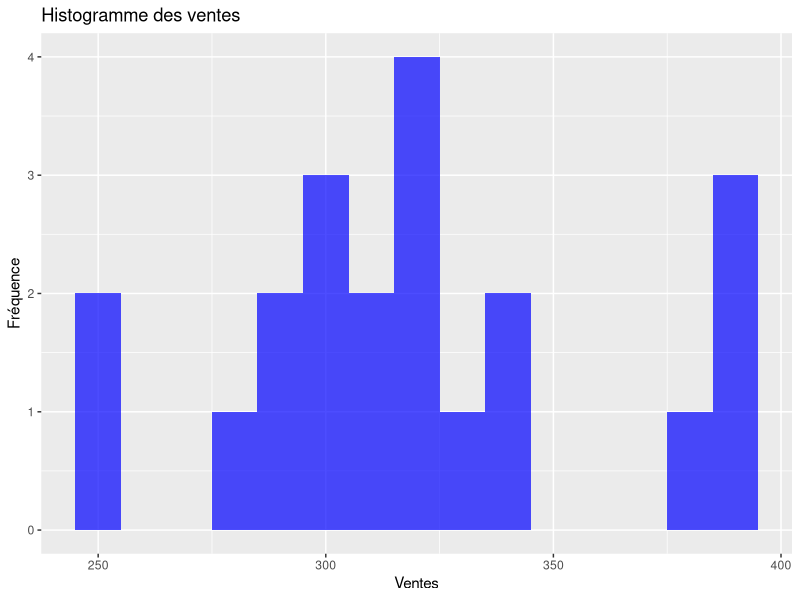
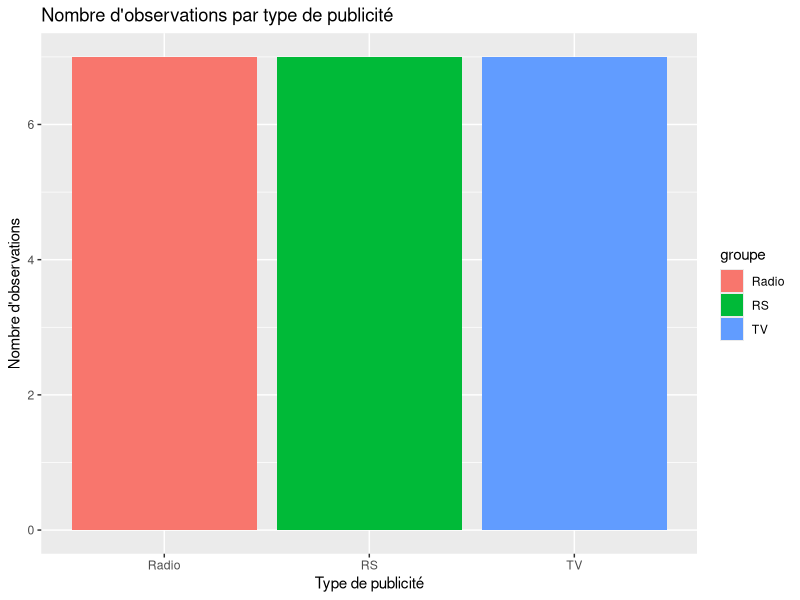
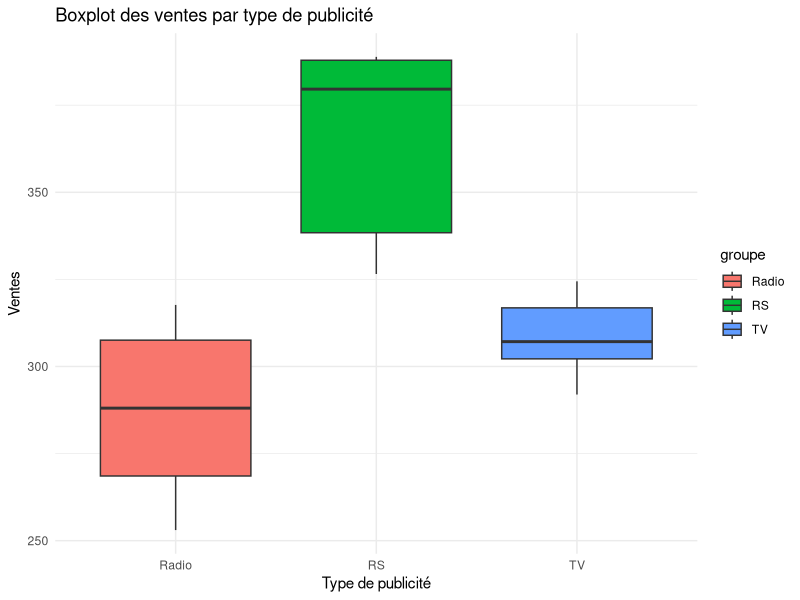

Generate these figures, in order, with R:
# Création des données
publicite_tv <- c(291.94, 324.45, 304.17, 319.53, 307.13, 314.13, 300.21)
publicite_radio <- c(315.72, 282.54, 288.04, 317.66, 253.04, 254.59, 299.39)
publicite_rs <- c(326.54, 388.87, 341.73, 335.05, 388.46, 379.61, 387.35)

# Combinaison des données dans un data frame
donnees <- data.frame(
  vente = c(publicite_tv, publicite_radio, publicite_rs),
  groupe = factor(rep(c("TV", "Radio", "RS"), each = 7))
)

View(donnees)

# Réalisation de l'ANOVA
resultats_anova <- aov(vente ~ groupe, data = donnees)

# Affichage du tableau de l'ANOVA
summary(resultats_anova)


# Test de Bartlett pour l'égalité des variances
test_bartlett <- bartlett.test(vente ~ groupe, data = donnees)

# Affichage des résultats du test de Bartlett
print(test_bartlett)




# Test de normalité de Shapiro-Wilk pour chaque groupe
test_normalite_tv <- shapiro.test(publicite_tv)
test_normalite_radio <- shapiro.test(publicite_radio)
test_normalite_rs <- shapiro.test(publicite_rs)

# Affichage des résultats des tests de normalité
print(test_normalite_tv)
print(test_normalite_radio)
print(test_normalite_rs)


# ANOVA dans la pratique
# Étape 0: Installation et chargement des packages nécessaires
if (!require(ggplot2)) install.packages("ggplot2")
if (!require(dplyr)) install.packages("dplyr")

library(ggplot2)
library(dplyr)

# Étape 1: Nettoyage des données et analyse univariée
publicite_tv <- c(291.94, 324.45, 304.17, 319.53, 307.13, 314.13, 300.21)
publicite_radio <- c(315.72, 282.54, 288.04, 317.66, 253.04, 254.59, 299.39)
publicite_rs <- c(326.54, 388.87, 341.73, 335.05, 388.46, 379.61, 387.35)

# Combinaison des données dans un data frame
donnees <- data.frame(
  vente = c(publicite_tv, publicite_radio, publicite_rs),
  groupe = factor(rep(c("TV", "Radio", "RS"), each = 7))
)

# Analyse univariée (ici, simple résumé statistique pour chaque groupe)
summary(donnees$vente)
summary(donnees$groupe)



# Histogramme des ventes
ggplot(donnees, aes(x = vente)) +
  geom_histogram(binwidth = 10, fill = "blue", alpha = 0.7) +
  labs(title = "Histogramme des ventes", 
       x = "Ventes", 
       y = "Fréquence")

# Diagramme en barres pour la variable qualitative (groupe de publicité)
ggplot(donnees, aes(x = groupe, fill = groupe)) +
  geom_bar() +
  labs(title = "Nombre d'observations par type de publicité", 
       x = "Type de publicité", 
       y = "Nombre d'observations")





# Étape 2: Création d'un boxplot bivarié
ggplot(donnees, aes(x = groupe, y = vente, fill = groupe)) +
  geom_boxplot() +
  theme_minimal() +
  labs(title = "Boxplot des ventes par type de publicité", 
       x = "Type de publicité", 
       y = "Ventes")

# Étape 3: Réalisation de l'ANOVA et analyse du résumé
resultats_anova <- aov(vente ~ groupe, data = donnees)
summary(resultats_anova)

# Étape 4: Validation de l'ANOVA avec des tests statistiques de normalité et d'égalité de variances
# Test de normalité de Shapiro-Wilk pour chaque groupe
test_normalite_tv <- shapiro.test(donnees$vente[donnees$groupe == "TV"])
test_normalite_radio <- shapiro.test(donnees$vente[donnees$groupe == "Radio"])
test_normalite_rs <- shapiro.test(donnees$vente[donnees$groupe == "RS"])

# Affichage des résultats des tests de normalité
print(test_normalite_tv)
print(test_normalite_radio)
print(test_normalite_rs)

# Test de Bartlett pour l'égalité des variances
test_bartlett <- bartlett.test(vente ~ groupe, data = donnees)
print(test_bartlett)

# Effectuer le test de Tukey
tukey_results <- TukeyHSD(resultats_anova)
print(tukey_results)

# Réalisation des tests post hoc de Bonferroni
# Effectuer le test de Bonferroni
bonferroni_results <- pairwise.t.test(donnees$vente, donnees$groupe, p.adjust.method = "bonferroni")
print(bonferroni_results)
